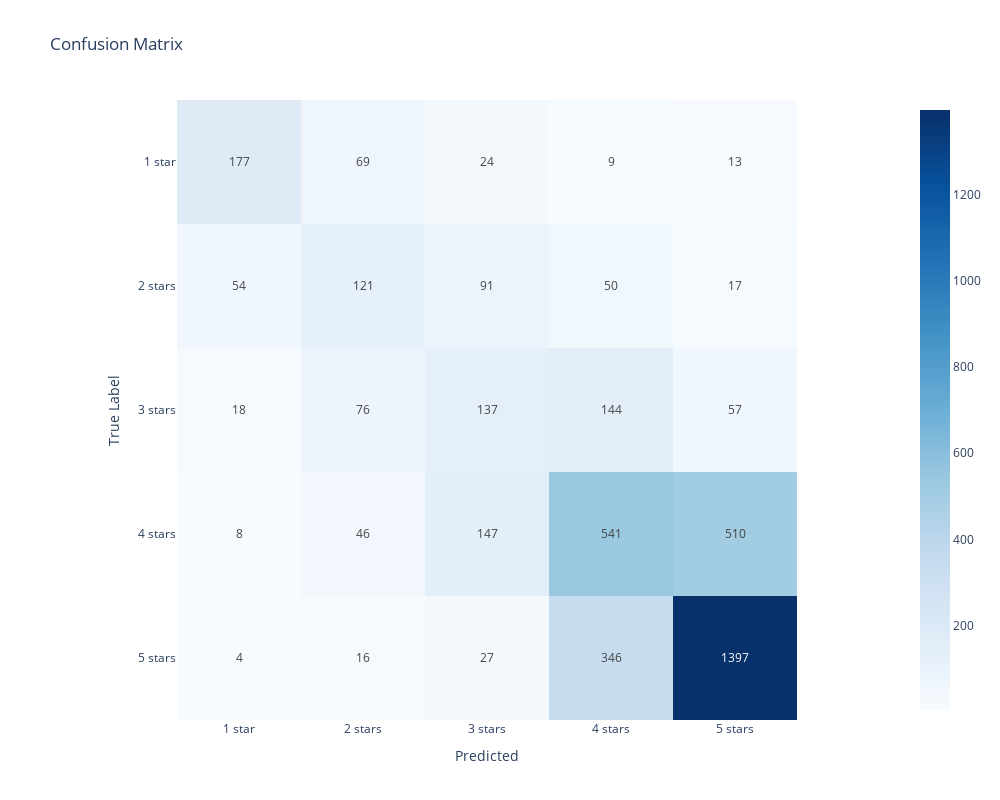

The code cell stored with this chart in its notebook:
### Markdown cell above
## Model with LogisticRegression and CountVectorizer

Let's try Logistic regression model in order to still use class_weight='balanced' but this time with CountVectorizer.

### Code cell
# instantiate the Model class with text and labels (X and y), a logistic regression model and a tfidf vectorizer
model_clf2 = Model(X, y, LogisticRegression(class_weight='balanced', solver='liblinear'), CountVectorizer(preprocessor=preprocess_text), random_seed=42, test_size=0.2)

# fit the model
model_clf2.fit()

# predict and generate classification report
model_clf2.report(class_labels)

### Figure 1 — Plotly figure (JSON) as saved in the notebook; plotly's stock layout.template omitted (floating-point values rounded to 4 significant figures)
{"data": [{"coloraxis": "coloraxis", "hovertemplate": "Predicted: %{x}<br>True Label: %{y}<br>color: %{z}<extra></extra>", "name": "0", "texttemplate": "%{z}", "type": "heatmap", "x": ["1 star", "2 stars", "3 stars", "4 stars", "5 stars"], "xaxis": "x", "y": ["1 star", "2 stars", "3 stars", "4 stars", "5 stars"], "yaxis": "y", "z": [[177, 69, 24, 9, 13], [54, 121, 91, 50, 17], [18, 76, 137, 144, 57], [8, 46, 147, 541, 510], [4, 16, 27, 346, 1397]]}], "layout": {"coloraxis": {"colorscale": [[0, "rgb(247,251,255)"], [0.125, "rgb(222,235,247)"], [0.25, "rgb(198,219,239)"], [0.375, "rgb(158,202,225)"], [0.5, "rgb(107,174,214)"], [0.625, "rgb(66,146,198)"], [0.75, "rgb(33,113,181)"], [0.875, "rgb(8,81,156)"], [1, "rgb(8,48,107)"]]}, "height": 800, "title": {"text": "Confusion Matrix"}, "width": 1000, "xaxis": {"anchor": "y", "constrain": "domain", "domain": [0, 1], "scaleanchor": "y", "title": {"text": "Predicted"}}, "yaxis": {"anchor": "x", "autorange": "reversed", "constrain": "domain", "domain": [0, 1], "title": {"text": "True Label"}}}}
